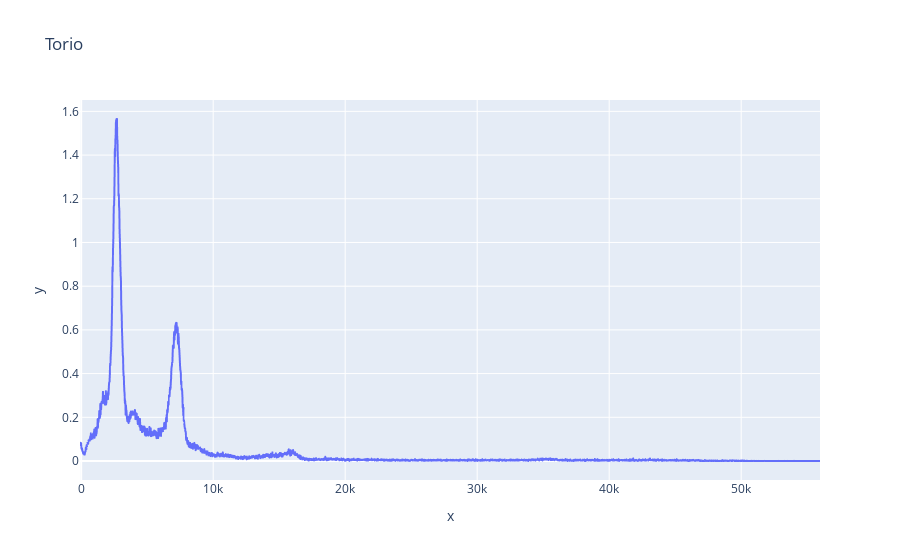

Source (notebook cell):
### Code cell
plt.plot(channel_Th, frequency_Th, label='Torio')
plt.xlabel('Canale')
plt.ylabel('Frequenza')
plt.title('CsI Torio')
plt.legend()
plt.grid()
plt.yscale('log')
plt.show()

channel = channel_back
frequency = frequency_Th - frequency_back

for i in range(len(frequency)):
    if frequency[i] < 0:
        frequency[i] = 0

import plotly.express as px
fig = px.line(x=channel, y=frequency, title='Torio')
fig.show()

### Figure 1 — Plotly figure (JSON) as saved in the notebook; plotly's stock layout.template omitted (floating-point values rounded to 4 significant figures; data arrays with more than 128 entries replaced by an {"elided": "..."} marker saying what was removed)
{"data": [{"hovertemplate": "x=%{x}<br>y=%{y}<extra></extra>", "legendgroup": "", "line": {"color": "#636efa", "dash": "solid"}, "marker": {"symbol": "circle"}, "mode": "lines", "name": "", "showlegend": false, "type": "scattergl", "x": {"elided": "2805 int values"}, "xaxis": "x", "y": {"elided": "2805 float values"}, "yaxis": "y"}], "layout": {"legend": {"tracegroupgap": 0}, "title": {"text": "Torio"}, "xaxis": {"anchor": "y", "domain": [0, 1], "title": {"text": "x"}}, "yaxis": {"anchor": "x", "domain": [0, 1], "title": {"text": "y"}}}}
